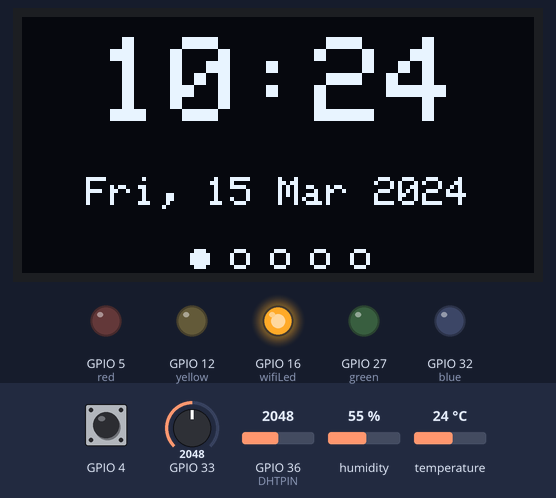
A sketch run on a simulated ESP32. On the bench: 128×64 one-colour display, output pins drawn as LEDs (lit = HIGH). Inputs (shaded band) come from the test bench; at power-on: humidity 55 %, GPIO 4 HIGH, GPIO 36 (DHTPIN) = 2048, GPIO 33 = 2048, temperature 24 °C. WiFi joins after 1.5 s; servers stay silent unless stated; the local clock reads 2024-03-15 10:24:30 at power-on unless the sketch sets it; what the sketch prints to the serial monitor is not drawn.

Above: at 3.0 s.
3.1 s: humidity set to 22 %
9.1 s: GPIO 4 pulled LOW for 3.2 s
At 12.31 s:
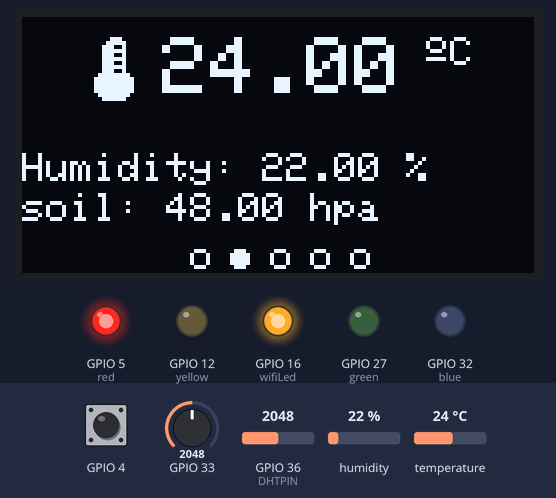
At 13.7 s:
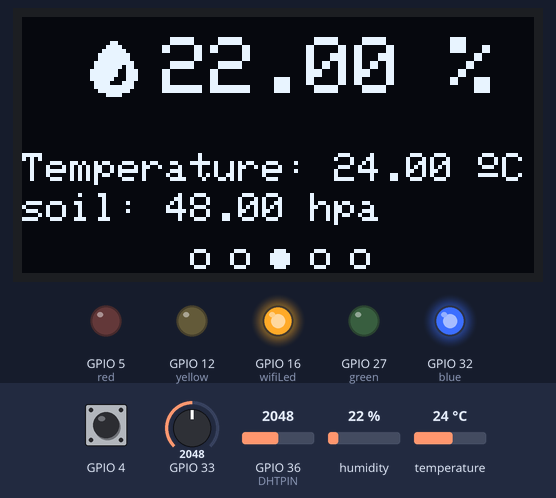
14.0 s: GPIO 36 (DHTPIN) set to 2866
20.0 s: GPIO 4 pulled LOW for 3.2 s
At 24.5 s:
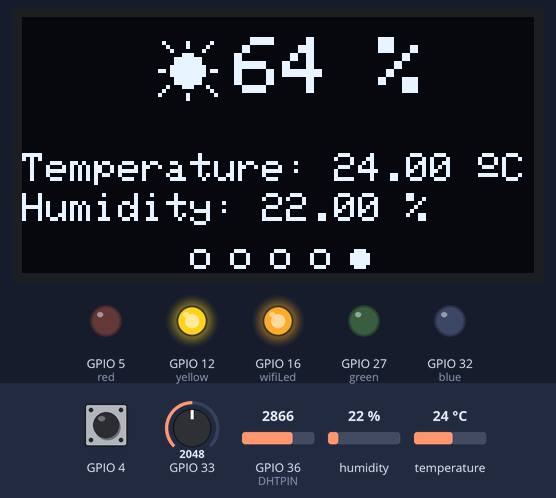
Timing chart, 0 to 25.9 s (numbered marks = the images above; inputs shaded):
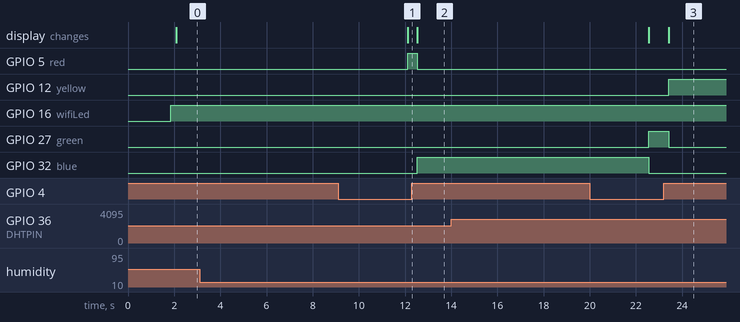

The sketch:

sketch_nov28b.ino
```cpp
#include <dummy.h>

#include <dummy.h>

#include <BluetoothSerial.h>


// Template ID, Device Name and Auth Token are provided by the Blynk.Cloud
// See the Device Info tab, or Template settings

#define BLYNK_TEMPLATE_ID "TMPLC_9wwfMb"
#define BLYNK_DEVICE_NAME "Quickstart Template"
#define BLYNK_AUTH_TOKEN "-ls7CxBRCpGBp08KK9S8h3nYW5n2rHlW"

// Comment this out to disable prints and save space
#define BLYNK_PRINT Serial


#include <WiFi.h>
#include <WiFiClient.h>
#include <BlynkSimpleEsp32.h>
#include <Arduino.h>
#include <Adafruit_GFX.h>
#include <Adafruit_SSD1306.h>
#include <time.h>
#include <SPI.h>
#include <DHT.h>

char auth[] = BLYNK_AUTH_TOKEN;

// Your WiFi credentials.
// Set password to "" for open networks.
char ssid[] = "Abhishek";
char pass[] = "9066639178";

BlynkTimer timer;

int reading;

// NTP Server Details
const char* ntpServer = "pool.ntp.org";
const long gmtOffset_sec = 16200;
const int daylightOffset_sec = 3600;

#define wifiLed 16  //D0
float tempe;
float soil;
float Humid;
float light;
// LED's
#define red 5
#define blue 32
#define green 27
#define yellow 12
#define soilpin 39
#define ldr 33

int buttonState;            // current reading from the input pin
int lastButtonState = LOW;  // previous reading from the input pin

unsigned long lastDebounceTime = 0;  // the last time the output pin was toggled
unsigned long debounceDelay = 200;   // the debounce time; increase if the output flickers

// Screens
int displayScreenNum = 0;
int displayScreenNumMax = 4;

unsigned long lastTimer = 0;
unsigned long timerDelay = 10000;

#define DHTPIN 36
#define DHTTYPE DHT11
DHT dht(DHTPIN, DHTTYPE);

// OLED Display
#define SCREEN_WIDTH 128  // OLED display width, in pixels
#define SCREEN_HEIGHT 64  // OLED display height, in pixels

#define I2Cdisplay_SDA 21
#define I2Cdisplay_SCL 22

// Display anime
#define NUMFLAKES 10
#define LOGO_HEIGHT 16
#define LOGO_WIDTH 16
#define XPOS 0
#define YPOS 1
#define DELTAY 2

Adafruit_SSD1306 display(SCREEN_WIDTH, SCREEN_HEIGHT, &Wire, -1);

static const unsigned char PROGMEM logo_bmp[] = { B00000000, B11000000,
                                                  B00000001, B11000000,
                                                  B00000001, B11000000,
                                                  B00000011, B11100000,
                                                  B11110011, B11100000,
                                                  B11111110, B11111000,
                                                  B01111110, B11111111,
                                                  B00110011, B10011111,
                                                  B00011111, B11111100,
                                                  B00001101, B01110000,
                                                  B00011011, B10100000,
                                                  B00111111, B11100000,
                                                  B00111111, B11110000,
                                                  B01111100, B11110000,
                                                  B01110000, B01110000,
                                                  B00000000, B00110000 };
const uint8_t* bitmap = logo_bmp;
uint8_t w = LOGO_WIDTH;
uint8_t h = LOGO_HEIGHT;

unsigned char temperature_icon[] = {
  0b00000001, 0b11000000,  //        ###
  0b00000011, 0b11100000,  //       #####
  0b00000111, 0b00100000,  //      ###  #
  0b00000111, 0b11100000,  //      ######
  0b00000111, 0b00100000,  //      ###  #
  0b00000111, 0b11100000,  //      ######
  0b00000111, 0b00100000,  //      ###  #
  0b00000111, 0b11100000,  //      ######
  0b00000111, 0b00100000,  //      ###  #
  0b00001111, 0b11110000,  //     ########
  0b00011111, 0b11111000,  //    ##########
  0b00011111, 0b11111000,  //    ##########
  0b00011111, 0b11111000,  //    ##########
  0b00011111, 0b11111000,  //    ##########
  0b00001111, 0b11110000,  //     ########
  0b00000111, 0b11100000,  //      ######
};

unsigned char humidity_icon[] = {
  0b00000000, 0b00000000,  //
  0b00000001, 0b10000000,  //        ##
  0b00000011, 0b11000000,  //       ####
  0b00000111, 0b11100000,  //      ######
  0b00001111, 0b11110000,  //     ########
  0b00001111, 0b11110000,  //     ########
  0b00011111, 0b11111000,  //    ##########
  0b00011111, 0b11011000,  //    ####### ##
  0b00111111, 0b10011100,  //   #######  ###
  0b00111111, 0b10011100,  //   #######  ###
  0b00111111, 0b00011100,  //   ######   ###
  0b00011110, 0b00111000,  //    ####   ###
  0b00011111, 0b11111000,  //    ##########
  0b00001111, 0b11110000,  //     ########
  0b00000011, 0b11000000,  //       ####
  0b00000000, 0b00000000,  //
};

unsigned char arrow_down_icon[] = {
  0b00001111, 0b11110000,  //     ########
  0b00011111, 0b11111000,  //    ##########
  0b00011111, 0b11111000,  //    ##########
  0b00011100, 0b00111000,  //    ###    ###
  0b00011100, 0b00111000,  //    ###    ###
  0b00011100, 0b00111000,  //    ###    ###
  0b01111100, 0b00111110,  //  #####    #####
  0b11111100, 0b00111111,  // ######    ######
  0b11111100, 0b00111111,  // ######    ######
  0b01111000, 0b00011110,  //  ####      ####
  0b00111100, 0b00111100,  //   ####    ####
  0b00011110, 0b01111000,  //    ####  ####
  0b00001111, 0b11110000,  //     ########
  0b00000111, 0b11100000,  //      ######
  0b00000011, 0b11000000,  //       ####
  0b00000001, 0b10000000,  //        ##
};

unsigned char sun_icon[] = {
  0b00000000, 0b00000000,  //
  0b00100000, 0b10000010,  //   #     #     #
  0b00010000, 0b10000100,  //    #    #    #
  0b00001000, 0b00001000,  //     #       #
  0b00000001, 0b11000000,  //        ###
  0b00000111, 0b11110000,  //      #######
  0b00000111, 0b11110000,  //      #######
  0b00001111, 0b11111000,  //     #########
  0b01101111, 0b11111011,  //  ## ######### ##
  0b00001111, 0b11111000,  //     #########
  0b00000111, 0b11110000,  //      #######
  0b00000111, 0b11110000,  //      #######
  0b00010001, 0b11000100,  //    #   ###   #
  0b00100000, 0b00000010,  //   #           #
  0b01000000, 0b10000001,  //  #      #      #
  0b00000000, 0b10000000,  //         #
};

// Wifi status for blynk
void checkBlynkStatus() {  // called every 2 seconds by SimpleTimer
}

// Create display marker for each screen*
void displayIndicator(int displayNumber) {
  int xCoordinates[5] = { 44, 54, 64, 74, 84 };
  for (int i = 0; i < 5; i++) {
    if (i == displayNumber) {
      display.fillCircle(xCoordinates[i], 60, 2, WHITE);
    } else {
      display.drawCircle(xCoordinates[i], 60, 2, WHITE);
    }
  }
}

//SCREEN NUMBER 0: DATE AND TIME
void displayLocalTime() {
  struct tm timeinfo;
  if (!getLocalTime(&timeinfo)) {
    Serial.println("Failed to obtain time");
  }
  Serial.println(&timeinfo, "%A, %B %d %Y %H:%M:%S");

  //GET DATE
  //Get full weekday name
  char weekDay[10];
  strftime(weekDay, sizeof(weekDay), "%a", &timeinfo);
  //Get day of month
  char dayMonth[4];
  strftime(dayMonth, sizeof(dayMonth), "%d", &timeinfo);
  //Get abbreviated month name
  char monthName[5];
  strftime(monthName, sizeof(monthName), "%b", &timeinfo);
  //Get year
  char year[6];
  strftime(year, sizeof(year), "%Y", &timeinfo);

  //GET TIME
  //Get hour (12 hour format)
  /*char hour[4];
  strftime(hour, sizeof(hour), "%I", &timeinfo);*/

  //Get hour (24 hour format)
  char hour[4];
  strftime(hour, sizeof(hour), "%H", &timeinfo);
  //Get minute
  char minute[4];
  strftime(minute, sizeof(minute), "%M", &timeinfo);

  //Display Date and Time on OLED display
  display.clearDisplay();
  display.setTextColor(WHITE);
  display.setTextSize(3);
  display.setCursor(19, 5);
  display.print(hour);
  display.print(":");
  display.print(minute);
  display.setTextSize(1);
  display.setCursor(16, 40);
  display.print(weekDay);
  display.print(", ");
  display.print(dayMonth);
  display.print(" ");
  display.print(monthName);
  display.print(" ");
  display.print(year);
  displayIndicator(displayScreenNum);
  display.display();
  digitalWrite(yellow, LOW);
}


// SCREEN NUMBER 1: TEMPERATURE
void displayTemperature() {
  display.clearDisplay();
  display.setTextSize(2);
  display.drawBitmap(15, 5, temperature_icon, 16, 16, 1);
  display.setCursor(35, 5);
  float temperature = tempe;
  display.print(temperature);
  display.cp437(true);
  display.setTextSize(1);
  display.print(" ");
  display.write(167);
  display.print("C");
  display.setCursor(0, 34);
  display.setTextSize(1);
  display.print("Humidity: ");
  display.print(Humid);
  display.print(" %");
  display.setCursor(0, 44);
  display.setTextSize(1);
  display.print("soil: ");
  display.print(soil);
  display.print(" hpa");
  displayIndicator(displayScreenNum);
  display.display();
  digitalWrite(red, HIGH);
}

// SCREEN NUMBER 2: HUMIDITY
void displayHumidity() {
  display.clearDisplay();
  display.setTextSize(2);
  display.drawBitmap(15, 5, humidity_icon, 16, 16, 1);
  display.setCursor(35, 5);
  float humidity = Humid;
  display.print(humidity);
  display.print(" %");
  display.setCursor(0, 34);
  display.setTextSize(1);
  display.print("Temperature: ");
  display.print(tempe);
  display.cp437(true);
  display.print(" ");
  display.write(167);
  display.print("C");
  display.setCursor(0, 44);
  display.setTextSize(1);
  display.print("soil: ");
  display.print(soil);
  display.print(" hpa");
  displayIndicator(displayScreenNum);
  display.display();
  digitalWrite(red, LOW);
  digitalWrite(blue, HIGH);
}

// SCREEN NUMBER 3: PRESSURE
void displayPressure() {
  display.clearDisplay();
  display.setTextSize(2);
  display.drawBitmap(0, 5, arrow_down_icon, 16, 16, 1);
  display.setCursor(20, 5);
  display.print(soil);
  display.setTextSize(1);
  display.print(" hpa");
  display.setCursor(0, 34);
  display.setTextSize(1);
  display.print("Temperature: ");
  display.print(tempe);
  display.cp437(true);
  display.print(" ");
  display.write(167);
  display.print("M");
  display.setCursor(0, 44);
  display.setTextSize(1);
  display.print("Humidity: ");
  display.print(Humid);
  display.print(" %");
  displayIndicator(displayScreenNum);
  display.display();
  digitalWrite(blue, LOW);
  digitalWrite(green, HIGH);
}

// SCREEN NUMBER 4: LUMINOSITY
void displayLDR() {
  display.clearDisplay();
  display.setTextSize(2);
  display.drawBitmap(33, 5, sun_icon, 16, 16, 1);
  display.setCursor(53, 5);
  int ldrReading = light;
  display.print(ldrReading);
  display.print(" %");
  display.setTextSize(1);
  display.setCursor(0, 34);
  display.print("Temperature: ");
  display.print(tempe);
  display.print(" ");
  display.cp437(true);
  display.write(167);
  display.print("C");
  display.setCursor(0, 44);
  display.setTextSize(1);
  display.print("Humidity: ");
  display.print(Humid);
  display.print(" %");
  display.setCursor(0, 44);
  displayIndicator(displayScreenNum);
  display.display();
  digitalWrite(green, LOW);
  digitalWrite(yellow, HIGH);
}

void updateScreen() {
  if (displayScreenNum == 0) {
    displayLocalTime();
  } else if (displayScreenNum == 1) {
    displayTemperature();
  } else if (displayScreenNum == 2) {
    displayHumidity();
  } else if (displayScreenNum == 3) {
    displayPressure();
  } else {
    displayLDR();
  }
}

void setup() {
  // Debug console
  Serial.begin(115200);

  pinMode(wifiLed, OUTPUT);
  pinMode(red, OUTPUT);
  pinMode(blue, OUTPUT);
  pinMode(green, OUTPUT);
  pinMode(yellow, OUTPUT);
  pinMode(soilpin, INPUT);

  dht.begin();

  if (!display.begin(SSD1306_SWITCHCAPVCC, 0x3C)) {
    Serial.println(F("SSD1306 allocation failed"));
    for (;;)
      ;
  }

  display.clearDisplay();
  display.setTextColor(WHITE);

  Blynk.begin(auth, ssid, pass);

  while (WiFi.status() != WL_CONNECTED) {
    delay(500);
    Serial.print(".");
  }
  Serial.println("WiFi connected.");

  // Init and get the time
  configTime(gmtOffset_sec, daylightOffset_sec, ntpServer);
}

void loop() {
  Blynk.run();
  timer.run();

  Humid = dht.readHumidity();
  tempe = dht.readTemperature();

  //read the state of the touch
  if (touchRead(T0) > 30) {
    reading = HIGH;

  } else {
    reading = LOW;
  }

  if (WiFi.status() != WL_CONNECTED) {
    Serial.println("WiFi Not Connected");
    digitalWrite(wifiLed, LOW);  //Turn OFF WiFi LED
    Blynk.begin(auth, ssid, pass);
  } else {
    digitalWrite(wifiLed, HIGH);  //Turn ON WiFi LED
  }

  float tem = analogRead(33);
  light = (tem / 3200) * 100;

  tem = analogRead(36);
  soil = tem - 2000;

  // Change screen when the pushbutton is pressed
  if (reading != lastButtonState) {
    lastDebounceTime = millis();
  }

  Blynk.virtualWrite(V1, tempe);
  Blynk.virtualWrite(V2, Humid);
  Blynk.virtualWrite(V3, soil);
  Blynk.virtualWrite(V4, light);

  if ((millis() - lastDebounceTime) > debounceDelay) {
    if (reading != buttonState) {
      buttonState = reading;
      if (buttonState == HIGH) {
        updateScreen();
        Serial.println(displayScreenNum);
        if (displayScreenNum < displayScreenNumMax) {
          displayScreenNum++;
        } else {
          displayScreenNum = 0;
        }
        lastTimer = millis();
      }
    }
  }
  lastButtonState = reading;

  // Change screen every 15 seconds (timerDelay variable)
  if ((millis() - lastTimer) > timerDelay) {
    updateScreen();
    Serial.println(displayScreenNum);
    if (displayScreenNum < displayScreenNumMax) {
      displayScreenNum++;
    } else {
      displayScreenNum = 0;
    }
    lastTimer = millis();
  }
}
```

Measured:
- after the input at 3.1 s, every drawn part: stays the same
- after the input at 9.1 s, GPIO 32 (blue): LOW → HIGH after 3.4 s; the display: first differs from a run without the input after 3.4 s (image 2)
- after the input at 14.0 s, every drawn part: stays the same
- after the input at 20.0 s, GPIO 12 (yellow): LOW → HIGH after 3.4 s; the display: first differs from a run without the input after 3.4 s (image 3)
